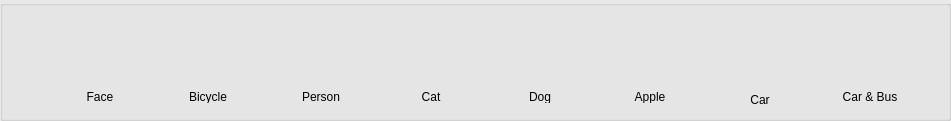
   <widget class="QGroupBox" name="gp_bottom">
    <property name="geometry">
     <rect>
      <x>-30</x>
      <y>530</y>
      <width>951</width>
      <height>121</height>
     </rect>
    </property>
    <property name="palette">
     <palette>
      <active>
       <colorrole role="Base">
        <brush brushstyle="SolidPattern">
         <color alpha="255">
          <red>255</red>
          <green>255</green>
          <blue>255</blue>
         </color>
        </brush>
       </colorrole>
       <colorrole role="Window">
        <brush brushstyle="SolidPattern">
         <color alpha="255">
          <red>232</red>
          <green>232</green>
          <blue>232</blue>
         </color>
        </brush>
       </colorrole>
      </active>
      <inactive>
       <colorrole role="Base">
        <brush brushstyle="SolidPattern">
         <color alpha="255">
          <red>255</red>
          <green>255</green>
          <blue>255</blue>
         </color>
        </brush>
       </colorrole>
       <colorrole role="Window">
        <brush brushstyle="SolidPattern">
         <color alpha="255">
          <red>232</red>
          <green>232</green>
          <blue>232</blue>
         </color>
        </brush>
       </colorrole>
      </inactive>
      <disabled>
       <colorrole role="Base">
        <brush brushstyle="SolidPattern">
         <color alpha="255">
          <red>232</red>
          <green>232</green>
          <blue>232</blue>
         </color>
        </brush>
       </colorrole>
       <colorrole role="Window">
        <brush brushstyle="SolidPattern">
         <color alpha="255">
          <red>232</red>
          <green>232</green>
          <blue>232</blue>
         </color>
        </brush>
       </colorrole>
      </disabled>
     </palette>
    </property>
    <property name="autoFillBackground">
     <bool>true</bool>
    </property>
    <property name="title">
     <string/>
    </property>
    <widget class="QPushButton" name="btn_cat">
     <property name="enabled">
      <bool>false</bool>
     </property>
     <property name="geometry">
      <rect>
       <x>390</x>
       <y>5</y>
       <width>80</width>
       <height>80</height>
      </rect>
     </property>
     <property name="styleSheet">
      <string notr="true">QPushButton{
border-image: url(:/data/images/cat.png) 0 0 0 0 stretch stretch;
background-color: transparent;
background-repeat: none;
border: none;
color: black;
}
QPushButton:hover{
border-image: url(:/data/images/cat_hover.png) 0 0 0 0 stretch stretch;
background-color: transparent;
background-repeat: none;
border: none;
color: black;
}
QPushButton:pressed{
border-image: url(:/data/images/cat_click.png) 0 0 0 0 stretch stretch;
background-color: transparent;
background-repeat: none;
border: none;
color: black;
}
QPushButton:disabled {
border-image: url(:/data/images/cat_click.png) 0 0 0 0 stretch stretch;
background-color: transparent;
background-repeat: none;
border: none;
color: black;
}
</string>
     </property>
     <property name="text">
      <string/>
     </property>
    </widget>
    <widget class="QPushButton" name="btn_dog">
     <property name="enabled">
      <bool>false</bool>
     </property>
     <property name="geometry">
      <rect>
       <x>500</x>
       <y>5</y>
       <width>80</width>
       <height>80</height>
      </rect>
     </property>
     <property name="styleSheet">
      <string notr="true">QPushButton{
border-image: url(:/data/images/dog.png) 0 0 0 0 stretch stretch;
background-color: transparent;
background-repeat: none;
border: none;
color: black;
}
QPushButton:hover{
border-image: url(:/data/images/dog_hover.png) 0 0 0 0 stretch stretch;
background-color: transparent;
background-repeat: none;
border: none;
color: black;
}
QPushButton:pressed{
border-image: url(:/data/images/dog_click.png) 0 0 0 0 stretch stretch;
background-color: transparent;
background-repeat: none;
border: none;
color: black;
}
QPushButton:disabled {
border-image: url(:/data/images/dog_click.png) 0 0 0 0 stretch stretch;
background-color: transparent;
background-repeat: none;
border: none;
color: black;
}

</string>
     </property>
     <property name="text">
      <string/>
     </property>
    </widget>
    <widget class="QPushButton" name="btn_apple">
     <property name="enabled">
      <bool>false</bool>
     </property>
     <property name="geometry">
      <rect>
       <x>610</x>
       <y>5</y>
       <width>80</width>
       <height>80</height>
      </rect>
     </property>
     <property name="styleSheet">
      <string notr="true">QPushButton{
border-image: url(:/data/images/apple.png) 0 0 0 0 stretch stretch;
background-color: transparent;
background-repeat: none;
border: none;
color: black;
}
QPushButton:hover{
border-image: url(:/data/images/apple_hover.png) 0 0 0 0 stretch stretch;
background-color: transparent;
background-repeat: none;
border: none;
color: black;
}
QPushButton:pressed{
border-image: url(:/data/images/apple_click.png) 0 0 0 0 stretch stretch;
background-color: transparent;
background-repeat: none;
border: none;
color: black;
}
QPushButton:disabled {
border-image: url(:/data/images/apple_click.png) 0 0 0 0 stretch stretch;
background-color: transparent;
background-repeat: none;
border: none;
color: black;
}

</string>
     </property>
     <property name="text">
      <string/>
     </property>
    </widget>
    <widget class="QPushButton" name="btn_car">
     <property name="enabled">
      <bool>false</bool>
     </property>
     <property name="geometry">
      <rect>
       <x>720</x>
       <y>5</y>
       <width>80</width>
       <height>80</height>
      </rect>
     </property>
     <property name="styleSheet">
      <string notr="true">QPushButton{
border-image: url(:/data/images/Car.png) 0 0 0 0 stretch stretch;
background-color: transparent;
background-repeat: none;
border: none;
color: black;
}
QPushButton:hover{
border-image: url(:/data/images/Car_hover.png) 0 0 0 0 stretch stretch;
background-color: transparent;
background-repeat: none;
border: none;
color: black;
}
QPushButton:pressed{
border-image: url(:/data/images/Car_click.png) 0 0 0 0 stretch stretch;
background-color: transparent;
background-repeat: none;
border: none;
color: black;
}

QPushButton:disabled {
border-image: url(:/data/images/Car_click.png) 0 0 0 0 stretch stretch;
background-color: transparent;
background-repeat: none;
border: none;
color: black;
}
</string>
     </property>
     <property name="text">
      <string/>
     </property>
    </widget>
    <widget class="QPushButton" name="btn_vehicle">
     <property name="enabled">
      <bool>false</bool>
     </property>
     <property name="geometry">
      <rect>
       <x>830</x>
       <y>5</y>
       <width>80</width>
       <height>80</height>
      </rect>
     </property>
     <property name="styleSheet">
      <string notr="true">QPushButton{
border-image: url(:/data/images/Car _Bus.png) 0 0 0 0 stretch stretch;
background-color: transparent;
background-repeat: none;
border: none;
color: black;
}
QPushButton:hover{
border-image: url(:/data/images/Car _Bus_hover .png) 0 0 0 0 stretch stretch;
background-color: transparent;
background-repeat: none;
border: none;
color: black;
}
QPushButton:pressed{
border-image: url(:/data/images/Car _Bus_click.png) 0 0 0 0 stretch stretch;
background-color: transparent;
background-repeat: none;
border: none;
color: black;
}

QPushButton:disabled {
border-image: url(:/data/images/Car _Bus_click.png) 0 0 0 0 stretch stretch;
background-color: transparent;
background-repeat: none;
border: none;
color: black;
}
</string>
     </property>
     <property name="text">
      <string/>
     </property>
    </widget>
    <widget class="QPushButton" name="btn_face_detection">
     <property name="enabled">
      <bool>false</bool>
     </property>
     <property name="geometry">
      <rect>
       <x>60</x>
       <y>5</y>
       <width>80</width>
       <height>80</height>
      </rect>
     </property>
     <property name="sizePolicy">
      <sizepolicy hsizetype="Minimum" vsizetype="Minimum">
       <horstretch>0</horstretch>
       <verstretch>0</verstretch>
      </sizepolicy>
     </property>
     <property name="autoFillBackground">
      <bool>false</bool>
     </property>
     <property name="styleSheet">
      <string notr="true">QPushButton{
border-image: url(:/data/images/face_original.png) 0 0 0 0 stretch stretch;
background-color: transparent;
background-repeat: none;
border: none;
color: black;
}
QPushButton:hover{
border-image: url(:/data/images/face_hover.png) 0 0 0 0 stretch stretch;
background-color: transparent;
background-repeat: none;
border: none;
color: black;
}
QPushButton:pressed{
border-image: url(:/data/images/face_pressed.png) 0 0 0 0 stretch stretch;
background-color: transparent;
background-repeat: none;
border: none;
color: black;
}

QPushButton:disabled {
border-image: url(:/data/images/face_pressed.png) 0 0 0 0 stretch stretch;
background-color: transparent;
background-repeat: none;
border: none;
color: black;
}</string>
     </property>
     <property name="text">
      <string/>
     </property>
     <property name="autoDefault">
      <bool>true</bool>
     </property>
     <property name="flat">
      <bool>true</bool>
     </property>
    </widget>
    <widget class="QPushButton" name="btn_bicycle_detection">
     <property name="enabled">
      <bool>false</bool>
     </property>
     <property name="geometry">
      <rect>
       <x>170</x>
       <y>5</y>
       <width>80</width>
       <height>80</height>
      </rect>
     </property>
     <property name="sizePolicy">
      <sizepolicy hsizetype="Minimum" vsizetype="Minimum">
       <horstretch>0</horstretch>
       <verstretch>0</verstretch>
      </sizepolicy>
     </property>
     <property name="autoFillBackground">
      <bool>false</bool>
     </property>
     <property name="styleSheet">
      <string notr="true">QPushButton{
border-image: url(:/data/images/bike_original.png) 0 0 0 0 stretch stretch;
background-color: transparent;
background-repeat: none;
border: none;
color: black;
}
QPushButton:hover{
border-image: url(:/data/images/bike_hover.png) 0 0 0 0 stretch stretch;
background-color: transparent;
background-repeat: none;
border: none;
color: black;
}
QPushButton:pressed{
border-image: url(:/data/images/bike_pressed.png) 0 0 0 0 stretch stretch;
background-color: transparent;
background-repeat: none;
border: none;
color: black;
}

QPushButton:disabled {
border-image: url(:/data/images/bike_pressed.png) 0 0 0 0 stretch stretch;
background-color: transparent;
background-repeat: none;
border: none;
color: black;
}</string>
     </property>
     <property name="text">
      <string/>
     </property>
     <property name="autoDefault">
      <bool>true</bool>
     </property>
     <property name="flat">
      <bool>true</bool>
     </property>
    </widget>
    <widget class="QPushButton" name="btn_human_detection">
     <property name="enabled">
      <bool>false</bool>
     </property>
     <property name="geometry">
      <rect>
       <x>280</x>
       <y>5</y>
       <width>80</width>
       <height>80</height>
      </rect>
     </property>
     <property name="sizePolicy">
      <sizepolicy hsizetype="Minimum" vsizetype="Minimum">
       <horstretch>0</horstretch>
       <verstretch>0</verstretch>
      </sizepolicy>
     </property>
     <property name="autoFillBackground">
      <bool>false</bool>
     </property>
     <property name="styleSheet">
      <string notr="true">QPushButton{
border-image: url(:/data/images/human_original.png) 0 0 0 0 stretch stretch;
background-color: transparent;
background-repeat: none;
border: none;
color: black;
}
QPushButton:hover{
border-image: url(:/data/images/human_hover.png) 0 0 0 0 stretch stretch;
background-color: transparent;
background-repeat: none;
border: none;
color: black;
}
QPushButton:pressed{
border-image: url(:/data/images/human_pressed.png) 0 0 0 0 stretch stretch;
background-color: transparent;
background-repeat: none;
border: none;
color: black;
}

QPushButton:disabled {
border-image: url(:/data/images/human_pressed.png) 0 0 0 0 stretch stretch;
background-color: transparent;
background-repeat: none;
border: none;
color: black;
}</string>
     </property>
     <property name="text">
      <string/>
     </property>
     <property name="autoDefault">
      <bool>true</bool>
     </property>
     <property name="flat">
      <bool>true</bool>
     </property>
    </widget>
    <widget class="QLabel" name="label_face">
     <property name="geometry">
      <rect>
       <x>60</x>
       <y>90</y>
       <width>80</width>
       <height>13</height>
      </rect>
     </property>
     <property name="text">
      <string>Face</string>
     </property>
     <property name="alignment">
      <set>Qt::AlignCenter</set>
     </property>
    </widget>
    <widget class="QLabel" name="label_person">
     <property name="geometry">
      <rect>
       <x>281</x>
       <y>90</y>
       <width>80</width>
       <height>13</height>
      </rect>
     </property>
     <property name="text">
      <string>Person</string>
     </property>
     <property name="alignment">
      <set>Qt::AlignCenter</set>
     </property>
    </widget>
    <widget class="QLabel" name="label_bicycle">
     <property name="geometry">
      <rect>
       <x>168</x>
       <y>90</y>
       <width>80</width>
       <height>13</height>
      </rect>
     </property>
     <property name="text">
      <string>Bicycle</string>
     </property>
     <property name="alignment">
      <set>Qt::AlignCenter</set>
     </property>
    </widget>
    <widget class="QLabel" name="label_cat">
     <property name="geometry">
      <rect>
       <x>391</x>
       <y>90</y>
       <width>80</width>
       <height>13</height>
      </rect>
     </property>
     <property name="text">
      <string>Cat</string>
     </property>
     <property name="alignment">
      <set>Qt::AlignCenter</set>
     </property>
    </widget>
    <widget class="QLabel" name="label_dog">
     <property name="geometry">
      <rect>
       <x>500</x>
       <y>90</y>
       <width>80</width>
       <height>13</height>
      </rect>
     </property>
     <property name="text">
      <string>Dog</string>
     </property>
     <property name="alignment">
      <set>Qt::AlignCenter</set>
     </property>
    </widget>
    <widget class="QLabel" name="label_car">
     <property name="geometry">
      <rect>
       <x>720</x>
       <y>90</y>
       <width>80</width>
       <height>20</height>
      </rect>
     </property>
     <property name="text">
      <string>Car</string>
     </property>
     <property name="alignment">
      <set>Qt::AlignCenter</set>
     </property>
    </widget>
    <widget class="QLabel" name="label_car_bus">
     <property name="geometry">
      <rect>
       <x>830</x>
       <y>90</y>
       <width>80</width>
       <height>13</height>
      </rect>
     </property>
     <property name="text">
      <string>Car &amp; Bus</string>
     </property>
     <property name="alignment">
      <set>Qt::AlignCenter</set>
     </property>
    </widget>
    <widget class="QLabel" name="label_apple">
     <property name="geometry">
      <rect>
       <x>610</x>
       <y>90</y>
       <width>80</width>
       <height>13</height>
      </rect>
     </property>
     <property name="text">
      <string>Apple</string>
     </property>
     <property name="alignment">
      <set>Qt::AlignCenter</set>
     </property>
    </widget>
   </widget>
